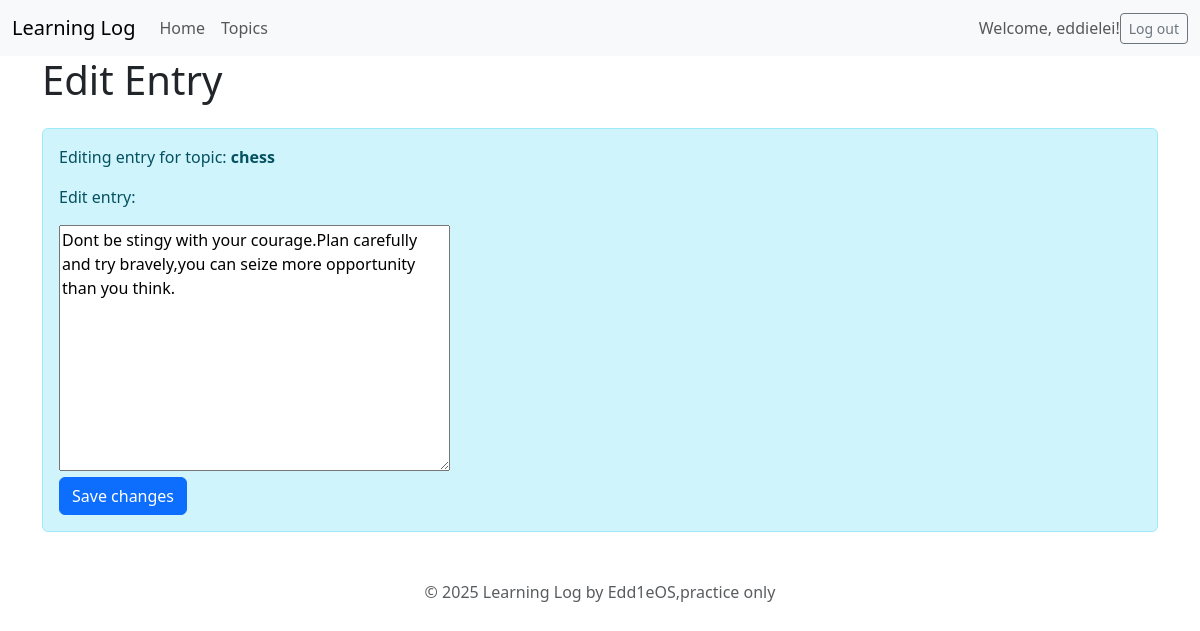
The page /edit_entry/2/ (signed in) on the database its author committed.
### learning_logs/models.py (models this page shows, shortened)
class Entry(models.Model):
    topic = models.ForeignKey(Topic, on_delete=models.CASCADE)
    text = models.TextField()
    date_added = models.DateTimeField(auto_now_add=True)
    class Meta:
        verbose_name_plural = 'entries'
    text

class Topic(models.Model):#继承模型类model.Model
    text = models.CharField(max_length=200)
    date_added = models.DateTimeField(auto_now_add=True)
    owner = models.ForeignKey('auth.User', on_delete=models.CASCADE)#简单来说就是一个外键字段，关联auth.User模型，这里的一对多关系是：一个用户可以有多个主题，一个主题只能有一个用户，也就是一个entry只属于一个user。

### learning_logs/views.py (the view)
# urls.py: path('edit_entry/<int:entry_id>/', views.edit_entry, name='edit_entry'),
@login_required
def edit_entry(request, entry_id):
    entry = Entry.objects.get(id=entry_id)
    topic = entry.topic
    if topic.owner != request.user:
        raise Http404
    if request.method != 'POST':
        form = EntryForm(instance=entry)
    else:
        form = EntryForm(instance=entry, data=request.POST)
        if form.is_valid():
            form.save()
            return redirect('learning_logs:topic', topic_id=topic.id)
    context = {'entry': entry, 'topic': topic, 'form': form}
    return render(request, 'learning_logs/edit_entry.html', context)

### learning_logs/forms.py
class EntryForm(forms.ModelForm):
    class Meta:
        model = Entry
        fields = ['text']
        labels = {'text': ''}

### learning_logs/templates/learning_logs/edit_entry.html (shortened to what this page needs)
{% extends "learning_logs/base.html" %}
{% block page_header %}
  <h1>Edit Entry</h1>
{% endblock page_header %}
{% load django_bootstrap5 %}
{% load static %}
{% block content %}
  <div class="alert alert-info" role="alert">
    <p>Editing entry for topic: <strong>{{ entry.topic.text }}</strong></p>
  <p>Edit entry:</p>
  <form action="{% url 'learning_logs:edit_entry' entry.id %}" method="post">
    {{ form.as_div }}
    <button name="submit"  class="btn btn-primary">Save changes</button>
  </form>
{% endblock content %}

### learning_logs/templates/learning_logs/base.html (shortened to what this page needs)
<!doctype html>
<html lang="en">
<head>
    {% load django_bootstrap5 %}
    {% bootstrap_css %}
</head>
<body>
    <nav class="navbar navbar-expand-lg navbar-light bg-light">
        <div class="container-fluid">
            <a class="navbar-brand" href="{% url 'learning_logs:index' %}">
                Learning Log</a>
        <div class="collapse navbar-collapse" id="navbarCollapse">
            <ul class="navbar-nav me-auto mb-2 mb-md-0">
                <li class="nav-item">
                    <a class="nav-link" href="{% url 'learning_logs:index' %}">Home</a></li>
                <li class="nav-item">
                    <a class="nav-link" href="{% url 'learning_logs:topics' %}">Topics</a>
                        </li>
            </ul>
            <ul class="navbar-nav" ms-auto m2-2-md-0>
                {% if user.is_authenticated %}
                  <li class="nav-item">
                    <span class="navbar-text">Welcome, {{ user.username }}!</span></li>
                {% else %}
                  <li class="nav-item">
                    <a class="nav-link" href="{% url 'accounts:register' %}">Register</a></li>
                  <li class="nav-item">
                    <a class="nav-link" href="{% url 'accounts:login' %}">Log in</a>
                  </li>
                {% endif %}
            </ul>
            {% if user.is_authenticated %}
                <form action="{% url 'accounts:logout' %}" method="post" class="d-flex">
                    <button name='submit' class='btn btn-outline-secondary btn-sm'>Log out</button>
                </form>
            {% endif %}
        </div>
    </div>
</nav>
<main class="container">
  <div class="pb-2 mb-2" boarder-bottom>
    {%block page_header%}{% endblock page_header %}
  </div>
  <div>
    {%block content%}{% endblock content %}
  </div>
  <div class="pt-4 mt-4 text-center text-muted">
    <p>&copy; 2025 Learning Log by Edd1eOS,practice only</p>
  </div>
</main>
</body>
</html>

### rows shown on the page
Entry: topic.text "chess", text "Dont be stingy with your courage.Plan carefully and try bravely,you can seize more opportunity than you think."

### other values the page prints
{{ user.username }} "eddielei"
